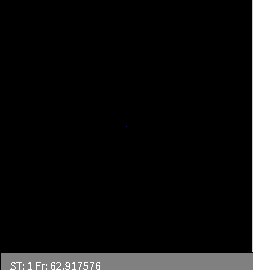
Frame 1 (no input)
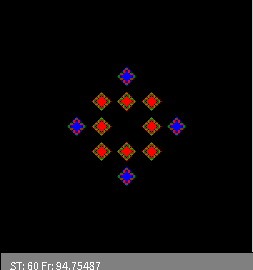
Frame 60 (the mouse pressed at the canvas centre just before this capture)
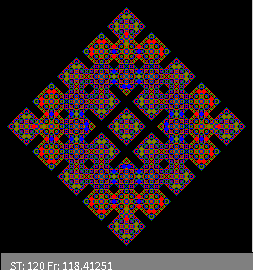
Frame 120 (the mouse held since frame 60 and released just before this capture)

The Processing sketch that drew these frames (run headless with seeded random() and noise(); from frame 60 on, the mouse is pressed at the canvas centre):

// Processing sketch: automat_wzrost2Dv4
// ── automat_wzrost2Dv4.pde
//Dwuwymiarowy, DETERMINISTYCZNY automat komórkowy - reguła "ZSUMUJ Z SĄSIADAMI I WEŹ MODULO". SYNCHRONUCZNY!
//Zasiewanie tablicy na początku z zadaną gęstością lub pojedynczą komórką
//Alternatywny sposób przyśpieszania - z dodatkową tablicą
//////////////////////////////////////////////////////////////////////////////////////////////////////////////////
int WorldSize=252;//Ile chcemy elementów w linii?
int[][] WorldOld=new int[WorldSize][WorldSize];//Tworzenie tablic - w Processingu zawsze za pomocą alokacji
int[][] WorldNew=new int[WorldSize][WorldSize];
boolean[][] Changed=new boolean[WorldSize][WorldSize];//Flagi zmiany do rysowania

float IDens=0.0;//Początkowa gęstość w tablicy
int Div=5; //Jaki dzielnik w regule automatu

void setup()
{
  size(253,270);    //Okno nie do końca kwadratowe - miejsce na napis
  noSmooth();
  if(IDens>0)
  {
   for(int i=0;i<WorldOld.length;i++) //Zasiewanie tablicy
    for(int j=0;j<WorldOld.length;j++) 
    {
      Changed[i][j]=true;
      if(random(1.0)<IDens)
        WorldOld[i][j]=(int)(random(Div));//trzeba zmienić typ, bo tablica przechowuje int a nie float
      else
        WorldOld[i][j]=0;
    }
  }
  else
  {
    for(int i=0;i<WorldOld.length;i++) //Zasiewanie tablicy
     for(int j=0;j<WorldOld.length;j++) 
     {
      Changed[i][j]=true;
      WorldOld[i][j]=0;
     }
      
    WorldOld[WorldSize/2][WorldSize/2]=1;//Tylko jeden w środku
  }
  
  frameRate(120);
}


int t=0;
void draw()
{  
  for(int i=0;i<WorldOld.length;i++)//Wizualizacja czyli "rysowanie na ekranie" 
    for(int j=0;j<WorldOld.length;j++) 
    {
      switch(WorldOld[i][j]){ //Instrukcja wyboru pozwala nam wybrać dowolny kolor w zależności od liczby w komórce
      //case N:stroke( , , );break; //Mozna dodac kolejne kolory
      case 5:stroke(128,128,255);break;
      case 4:stroke(0,128,0);break;
      case 3:stroke(128,128,0);break;
      case 2:stroke(255,0,0);break;
      case 1:stroke(0,0,255);break;
      case 0:stroke(0,0,0);break;
      default: stroke(0,255,0);//To się pojawiac nie powinno
      break;
      }
      if(Changed[i][j]) //Czy na WorldNew jest stara zawartość - czyli ta co na ekranie
        point(i,j);// czy nowa? Tylko jak nowa to rysujemy
    }
  
  for(int i=0;i<WorldOld.length;i++)//Zmiana stanu automatu
  {
       //Reguła - "ZSUMUJ Z SĄSIADAMI I WEŹ MODULO"
       //Zamiast ignorować brzegi można zrobić liczenie indeksów sąsiadów z zawijaniem dzięki reszcie z dzielenia
       int right = (i+1) % WorldSize;         
       int left  = (WorldSize+i-1) % WorldSize;
       
       for(int j=0;j<WorldOld.length;j++) 
       {
         int dw=(j+1) % WorldSize;   
         int up=(WorldSize+j-1) % WorldSize;
         
         int ile = WorldOld[i][j]
                 +WorldOld[left][j]
                 +WorldOld[right][j]
                 +WorldOld[i][up]
                 +WorldOld[i][dw]              
                 ;//suma z pięciu komórek brana potem modulo 3
      
         WorldNew[i][j]=ile % Div;//Nowy stan zapisujemy na drugą tablicę
         Changed[i][j]=(WorldNew[i][j] !=0 || WorldOld[i][j]!=0);//Czy trzeba odrysować? point() jest kosztowne wbrew pozorom
       }
   }
   
   //Zamiana tablic - nie trzeba kopiować tablic, wystarczy "uchwyty" do nich
   int[][] WorldTmp=WorldOld;
   WorldOld=WorldNew;
   WorldNew=WorldTmp;
   
   t++;//Kolejne pokolenie/krok/rok
   fill(128);
   rect(0,WorldSize,width,height-WorldSize);//Czyszczący prostokąt
   fill(255);
   text("ST: "+t+" Fr: "+frameRate,10,height);
}

//////////////////////////////////////////////////////////////////////////////////
// Autor: Wojciech T. Borkowski
// Materiały do podręcznika "Processing w edukacji i symulacji
// https://github.com/borkowsk/sym4processing/tree/master/ProcessingWEdukacji
//////////////////////////////////////////////////////////////////////////////////
